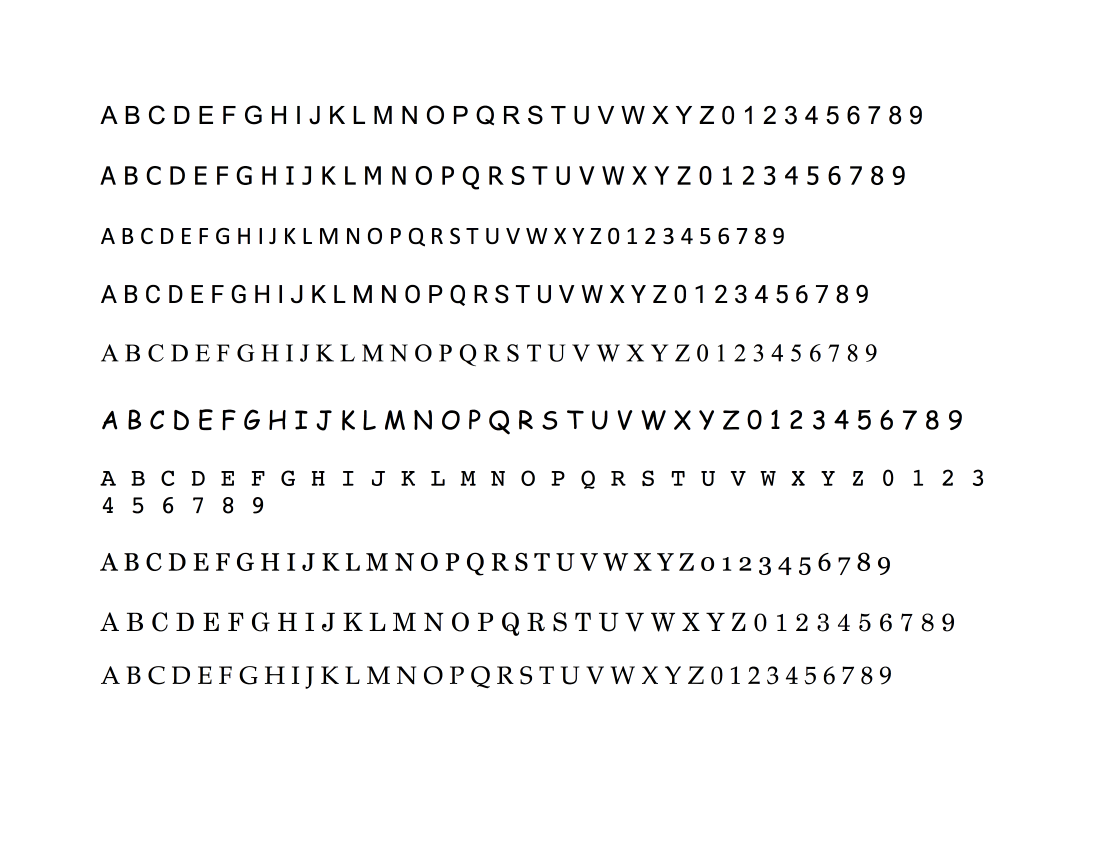
#> input picture train_images/train_data_ten_fonts.png, 3300 x 2550 px (shown at 1/3 size)
$ python genData.py   (Python 2 division)   (older library calls are emulated)
#> lines starting #> are read from the running program, lines starting #| are printed output that depends on the picture; after the words box and inside, x2 and y2 are one past the last pixel; in counts of white or black regions, pixels touching at a corner belong together
# GenData.py

import sys
import numpy as np
import cv2
import os

# module level variables ##########################################################################
MIN_CONTOUR_AREA = 100

RESIZED_IMAGE_WIDTH = 20
RESIZED_IMAGE_HEIGHT = 30

###################################################################################################
def main():
    imgTrainingNumbers = cv2.imread("train_images/train_data_ten_fonts.png")            # read in training numbers image
#> imgTrainingNumbers is the input picture: shape (2550, 3300, 3); mean B, G, R 246, 245.9, 246

    if imgTrainingNumbers is None:                          # if image was not read successfully
        print "error: image not read from file \n\n"        # print error message to std out
        os.system("pause")                                  # pause so user can see error message
        return                                              # and exit function (which exits program)
    # end if

    imgGray = cv2.cvtColor(imgTrainingNumbers, cv2.COLOR_BGR2GRAY)          # get grayscale image
    imgBlurred = cv2.GaussianBlur(imgGray, (5,5), 0)                        # blur
    '''img = cv2.GaussianBlur(imgTrainingNumbers, (3, 3), 0)
    gray = cv2.cvtColor(img, cv2.COLOR_BGR2GRAY)
    kernel = cv2.getStructuringElement(cv2.MORPH_ELLIPSE, (11, 11))
    close = cv2.morphologyEx(gray, cv2.MORPH_CLOSE, kernel)
    div = np.float32(gray) / (close)
    imgBlurred= np.uint8(cv2.normalize(div, div, 0, 255, cv2.NORM_MINMAX))
    '''

    cv2.imshow("imgBlurred", imgBlurred)
                                                        # filter image from grayscale to black and white
    imgThresh = cv2.adaptiveThreshold(imgBlurred,                           # input image
                                      255,                                  # make pixels that pass the threshold full white
                                      cv2.ADAPTIVE_THRESH_GAUSSIAN_C,       # use gaussian rather than mean, seems to give better results
                                      cv2.THRESH_BINARY_INV,                # invert so foreground will be white, background will be black
                                      11,                                   # size of a pixel neighborhood used to calculate threshold value
                                      2)                                    # constant subtracted from the mean or weighted mean
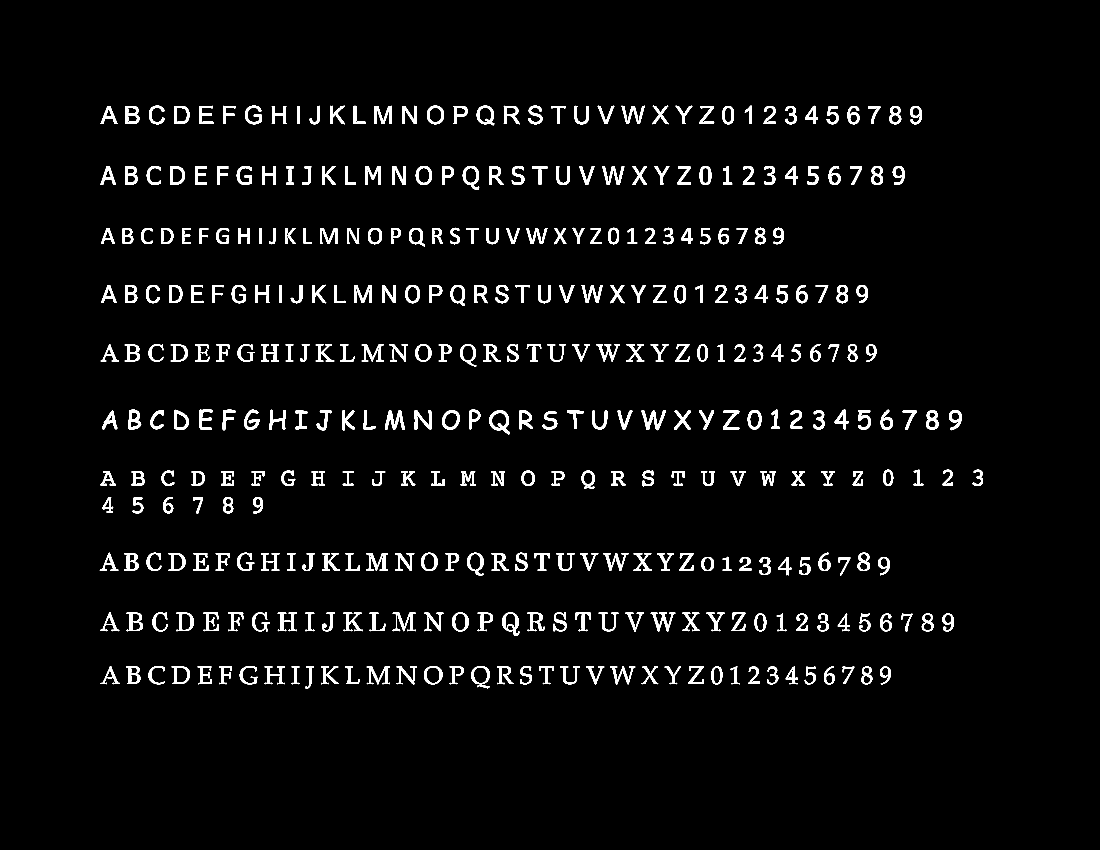
#> imgThresh: shape (2550, 3300) (shown at 1/3 size); 3.6% white; 360 white regions

    cv2.imshow("imgThresh", imgThresh)      # show threshold image for reference

    imgThreshCopy = imgThresh.copy()        # make a copy of the thresh image, this in necessary b/c findContours modifies the image

    imgContours, npaContours, npaHierarchy = cv2.findContours(imgThreshCopy,        # input image, make sure to use a copy since the function will modify this image in the course of finding contours
                                                 cv2.RETR_EXTERNAL,                 # retrieve the outermost contours only
                                                 cv2.CHAIN_APPROX_SIMPLE)           # compress horizontal, vertical, and diagonal segments and leave only their end points
#> npaContours = 360 contours; largest, box (x1, y1, x2, y2) and area: (1468, 1231, 1530, 1303) 2902, (1414, 1998, 1470, 2065) 2548, (1272, 1998, 1327, 2053) 2382, (1506, 1837, 1558, 1908) 2376, (1326, 1231, 1379, 1289) 2374; npaHierarchy = 360 rows, first 6: [1, -1, -1, -1], [2, 0, -1, -1], [3, 1, -1, -1], [4, 2, -1, -1], [5, 3, -1, -1], [6, 4, -1, -1]

                                # declare empty numpy array, we will use this to write to file later
                                # zero rows, enough cols to hold all image data
    npaFlattenedImages =  np.empty((0, RESIZED_IMAGE_WIDTH * RESIZED_IMAGE_HEIGHT))

    intClassifications = []         # declare empty classifications list, this will be our list of how we are classifying our chars from user input, we will write to file at the end

                                    # possible chars we are interested in are digits 0 through 9, put these in list intValidChars
    intValidChars = [ord('0'), ord('1'), ord('2'), ord('3'), ord('4'), ord('5'), ord('6'), ord('7'), ord('8'), ord('9'),
                     ord('A'), ord('B'), ord('C'), ord('D'), ord('E'), ord('F'), ord('G'), ord('H'), ord('I'), ord('J'),
                     ord('K'), ord('L'), ord('M'), ord('N'), ord('O'), ord('P'), ord('Q'), ord('R'), ord('S'), ord('T'),
                     ord('U'), ord('V'), ord('W'), ord('X'), ord('Y'), ord('Z')]

    for npaContour in npaContours:                          # for each contour
        if cv2.contourArea(npaContour) > MIN_CONTOUR_AREA:          # if contour is big enough to consider
            [intX, intY, intW, intH] = cv2.boundingRect(npaContour)         # get and break out bounding rect

                                                # draw rectangle around each contour as we ask user for input
            cv2.rectangle(imgTrainingNumbers,           # draw rectangle on original training image
                          (intX, intY),                 # upper left corner
                          (intX+intW,intY+intH),        # lower right corner
                          (0, 0, 255),                  # red
                          2)                            # thickness

            imgROI = imgThresh[intY:intY+intH, intX:intX+intW]                                  # crop char out of threshold image
            imgROIResized = cv2.resize(imgROI, (RESIZED_IMAGE_WIDTH, RESIZED_IMAGE_HEIGHT))     # resize image, this will be more consistent for recognition and storage

            cv2.imshow("imgROI", imgROI)                    # show cropped out char for reference
            cv2.imshow("imgROIResized", imgROIResized)      # show resized image for reference
            cv2.imshow("training_numbers.png", imgTrainingNumbers)      # show training numbers image, this will now have red rectangles drawn on it

            intChar = cv2.waitKey(0)                     # get key press

            if intChar == 27:                   # if esc key was pressed
                sys.exit()                      # exit program
            elif intChar in intValidChars:      # else if the char is in the list of chars we are looking for . . .

                intClassifications.append(intChar)                                                # append classification char to integer list of chars (we will convert to float later before writing to file)

                npaFlattenedImage = imgROIResized.reshape((1, RESIZED_IMAGE_WIDTH * RESIZED_IMAGE_HEIGHT))  # flatten image to 1d numpy array so we can write to file later
                npaFlattenedImages = np.append(npaFlattenedImages, npaFlattenedImage, 0)                    # add current flattened impage numpy array to list of flattened image numpy arrays
#> this loop made 2 passes; (key Q is pressed on pass 1)
#> (intX, intY, intW, intH) on passes 1 to 2: (2584, 2000, 33, 53), (2528, 2000, 35, 52)
#> pass 1, in main, `imgROI = imgThresh[intY:intY+intH, intX:intX+intW]`:
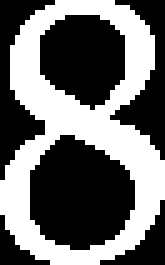
#> imgROI: shape (53, 33) (shown 5 times larger); 42.7% white; 1 white region, box (x1, y1, x2, y2) and area: (0, 0, 33, 53) 746
#> pass 1, in main, `imgROIResized = cv2.resize(imgROI, (RESIZED_IMAGE_WIDTH, RESIZED_IMAGE..`:
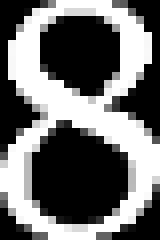
#> imgROIResized: shape (30, 20) (shown 8 times larger); min 0, max 255, mean 110.2
#> pass 2, in main, `imgROI = imgThresh[intY:intY+intH, intX:intX+intW]`:
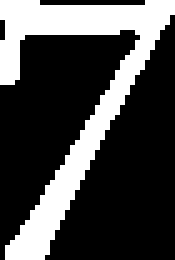
#> imgROI: shape (52, 35) (shown 5 times larger); 28.1% white; 1 white region, box (x1, y1, x2, y2) and area: (0, 0, 35, 52) 511
#> after the loop, intClassifications = [81]
            # end if
        # end if
    # end for

    fltClassifications = np.array(intClassifications, np.float32)                   # convert classifications list of ints to numpy array of floats

    npaClassifications = fltClassifications.reshape((fltClassifications.size, 1))   # flatten numpy array of floats to 1d so we can write to file later

    print "\n\ntraining complete !!\n"

    np.savetxt("classifications.txt", npaClassifications)           # write flattened images to file
    np.savetxt("flattened_images.txt", npaFlattenedImages)          #

    cv2.destroyAllWindows()             # remove windows from memory

    return

###################################################################################################
if __name__ == "__main__":
    main()
#> (the program exits here)

$ run again, with train_images/train_data_calibri_arial_timesnewroman.png copied over train_images/train_data_ten_fonts.png
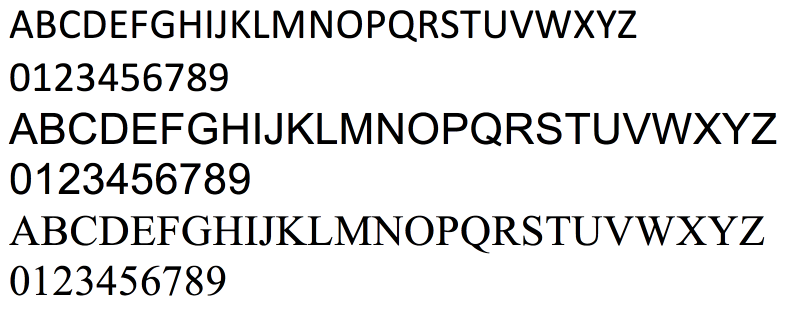
#> input picture train_images/train_data_calibri_arial_timesnewroman.png, 1584 x 638 px (shown at 1/2 size)
#> in main, imgTrainingNumbers is the input picture: shape (638, 1584, 3); mean B, G, R 227.8, 227.7, 227.8
#> in main, `imgThresh = cv2.adaptiveThreshold(imgBlurred,`:
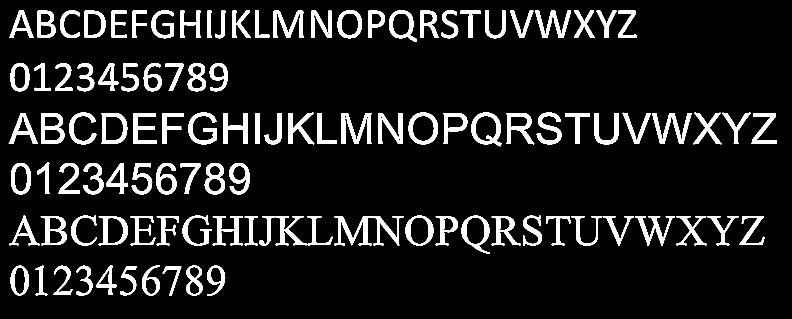
#> imgThresh: shape (638, 1584) (shown at 1/2 size); 10.6% white; 105 white regions
#> npaContours = 105 contours; largest, box (x1, y1, x2, y2) and area: (943, 225, 1003, 293) 3047, (817, 225, 876, 289) 2972, (923, 431, 980, 508) 2764, (203, 226, 255, 288) 2754, (811, 431, 867, 491) 2605; npaHierarchy = 105 rows, first 6: [1, -1, -1, -1], [2, 0, -1, -1], [3, 1, -1, -1], [4, 2, -1, -1], [5, 3, -1, -1], [6, 4, -1, -1]
#> the loop in main, `for npaContour in npaContours:` made 2 passes; (key Q is pressed on pass 1)
#> (intX, intY, intW, intH) on passes 1 to 2: (325, 532, 38, 60), (240, 532, 34, 59)
#> after the loop in main, `for npaContour in npaContours:`:
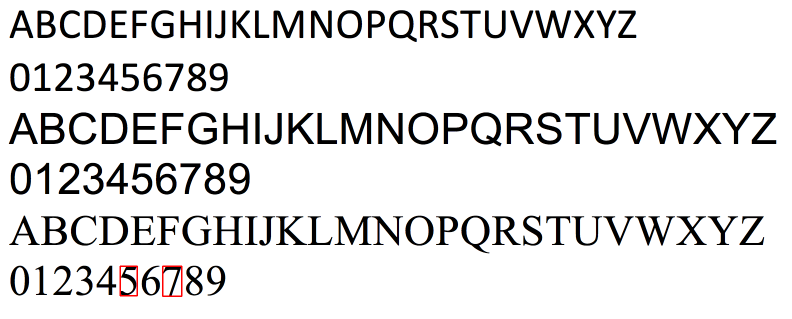
#> imgTrainingNumbers: shape (638, 1584, 3) (shown at 1/2 size); 0.11% of pixels changed, all inside (x1, y1, x2, y2) = (239, 531, 365, 594)
#> after the loop in main, `for npaContour in npaContours:`: intClassifications = [81]

$ run again, with train_images/train_data_sans_serif.png copied over train_images/train_data_ten_fonts.png
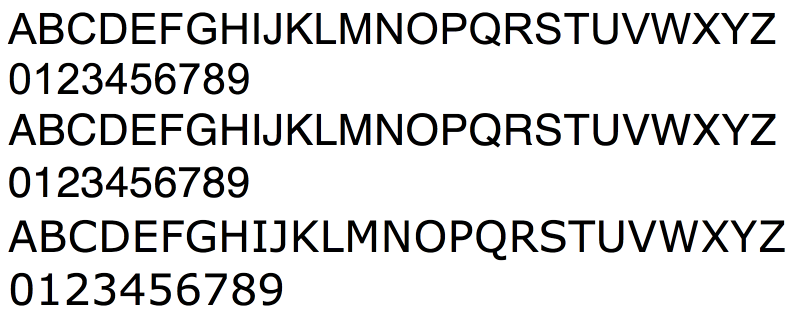
#> input picture train_images/train_data_sans_serif.png, 1610 x 650 px (shown at 1/2 size)
#> in main, imgTrainingNumbers is the input picture: shape (650, 1610, 3); mean B, G, R 223.1, 223.1, 223.1
#> in main, `imgThresh = cv2.adaptiveThreshold(imgBlurred,`:
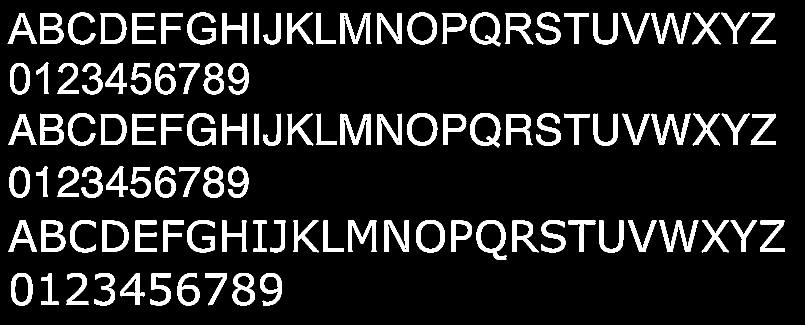
#> imgThresh: shape (650, 1610) (shown at 1/2 size); 12.4% white; 108 white regions
#> npaContours = 108 contours; largest, box (x1, y1, x2, y2) and area: (953, 440, 1013, 520) 3248, (940, 226, 1001, 295) 3210, (814, 226, 875, 292) 3143, (941, 25, 1001, 93) 3047, (832, 440, 890, 505) 3036; npaHierarchy = 108 rows, first 6: [1, -1, -1, -1], [2, 0, -1, -1], [3, 1, -1, -1], [4, 2, -1, -1], [5, 3, -1, -1], [6, 4, -1, -1]
#> the loop in main, `for npaContour in npaContours:` made 2 passes; (key Q is pressed on pass 1)
#> (intX, intY, intW, intH) on passes 1 to 2: (410, 547, 44, 64), (300, 547, 42, 64)
#> after the loop in main, `for npaContour in npaContours:`:
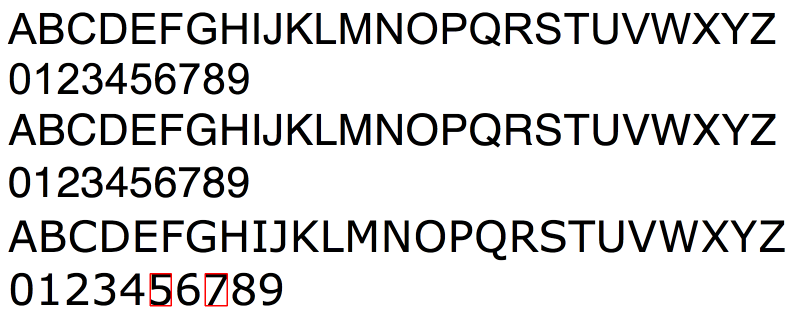
#> imgTrainingNumbers: shape (650, 1610, 3) (shown at 1/2 size); 0.12% of pixels changed, all inside (x1, y1, x2, y2) = (299, 546, 456, 613)
#> after the loop in main, `for npaContour in npaContours:`: intClassifications = [81]
